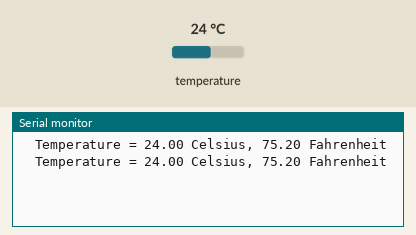
This sketch was run on a simulated ESP8266 (NodeMCU). On the bench: the last lines printed to the serial monitor. The test bench sets the inputs (shaded band); at power-on: temperature 24 °C.

Above: at 3.1 s.
3.2 s: temperature set to 12 °C
At 4.6 s:
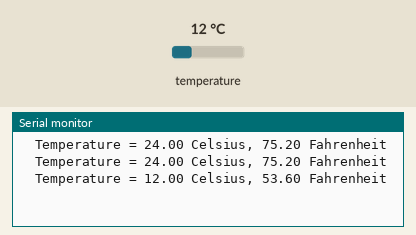
5.1 s: temperature set to 19 °C
At 6.9 s:
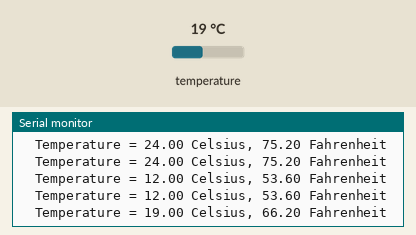
Timing chart, 0 to 8.4 s (numbered marks = the images above; inputs shaded):
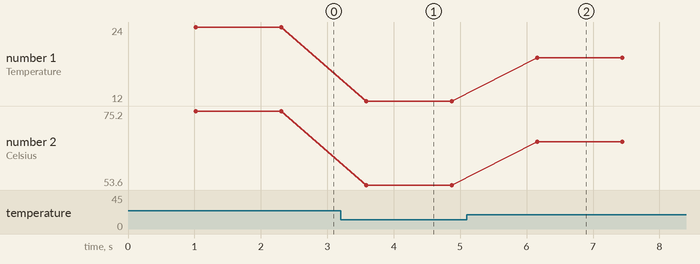

Measured:
- after the input at 3.2 s, the serial monitor: prints a new line after 0.39 s (image 1)
- after the input at 5.1 s, the serial monitor: prints a new line after 1.1 s (image 2)
- plotted number 1: 24 → 12 after the input at 3.2 s, 12 → 19 after the input at 5.1 s
- plotted number 2: 75.2 → 53.6 after the input at 3.2 s, 53.6 → 66.2 after the input at 5.1 s

The sketch:

teste_temp.ino
```cpp
#include <OneWire.h>

// OneWire DS18S20, DS18B20, DS1822 Temperature Example

OneWire  ds(D4);  // on pin D4 (a 4.7K resistor is necessary)

void setup(void)
{
  Serial.begin(9600);
}

void loop(void)
{
  byte i;
  byte present = 0;
  byte type_s;
  byte data[12];
  byte addr[8];
  float celsius, fahrenheit;

  if ( !ds.search(addr))
  {
    ds.reset_search();
    delay(250);
    return;
  }


  if (OneWire::crc8(addr, 7) != addr[7])
  {
      Serial.println("CRC is not valid!");
      return;
  }
  Serial.println();

  // the first ROM byte indicates which chip
  switch (addr[0])
  {
    case 0x10:
      type_s = 1;
      break;
    case 0x28:
      type_s = 0;
      break;
    case 0x22:
      type_s = 0;
      break;
    default:
      Serial.println("Device is not a DS18x20 family device.");
      return;
  }

  ds.reset();
  ds.select(addr);
  ds.write(0x44, 1);        // start conversion, with parasite power on at the end
  delay(1000);
  present = ds.reset();
  ds.select(addr);
  ds.write(0xBE);         // Read Scratchpad

  for ( i = 0; i < 9; i++)
  {
    data[i] = ds.read();
  }

  // Convert the data to actual temperature
  int16_t raw = (data[1] << 8) | data[0];
  if (type_s) {
    raw = raw << 3; // 9 bit resolution default
    if (data[7] == 0x10)
    {
      raw = (raw & 0xFFF0) + 12 - data[6];
    }
  }
  else
  {
    byte cfg = (data[4] & 0x60);
    if (cfg == 0x00) raw = raw & ~7;  // 9 bit resolution, 93.75 ms
    else if (cfg == 0x20) raw = raw & ~3; // 10 bit res, 187.5 ms
    else if (cfg == 0x40) raw = raw & ~1; // 11 bit res, 375 ms

  }
  celsius = (float)raw / 16.0;
  fahrenheit = celsius * 1.8 + 32.0;
  Serial.print("  Temperature = ");
  Serial.print(celsius);
  Serial.print(" Celsius, ");
  Serial.print(fahrenheit);
  Serial.println(" Fahrenheit");
}
```
